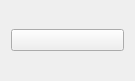
<?xml version="1.0" encoding="UTF-8"?>
<ui version="4.0">
 <class>Form</class>
 <widget class="QWidget" name="Form">
  <property name="geometry">
   <rect>
    <x>0</x>
    <y>0</y>
    <width>135</width>
    <height>81</height>
   </rect>
  </property>
  <property name="windowTitle">
   <string>Form</string>
  </property>
  <layout class="QGridLayout" name="gridLayout">
   <item row="0" column="0">
    <widget class="QPushButton" name="pushButton_7">
     <property name="text">
      <string/>
     </property>
     <property name="icon">
      <iconset resource="../../modern add/icons.qrc">
       <normaloff>:/icons/icons/check.svg</normaloff>:/icons/icons/check.svg</iconset>
     </property>
     <property name="iconSize">
      <size>
       <width>100</width>
       <height>50</height>
      </size>
     </property>
    </widget>
   </item>
  </layout>
 </widget>
 <resources>
  <include location="../../modern add/icons.qrc"/>
 </resources>
 <connections/>
</ui>
